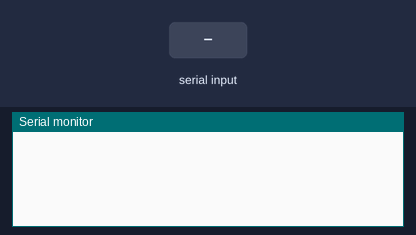
This sketch was run on a simulated Arduino Uno, built with avr-gcc and run on an emulated ATmega328P. Shown: the last lines printed to the serial monitor. The test bench sets the inputs (shaded band).

Above: at 1.2 s.
1.3 s: "dataChar" received over Serial
At 2.7 s:
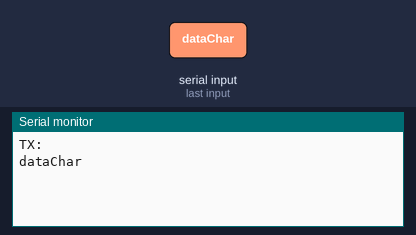
3.8 s: "dataChar" received over the second serial link
At 5.4 s:
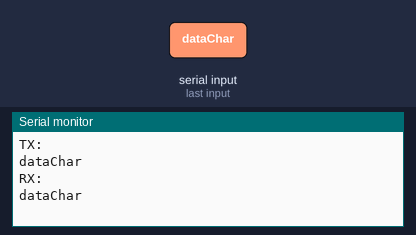
6.3 s: "byteData" received over Serial
At 7.7 s:
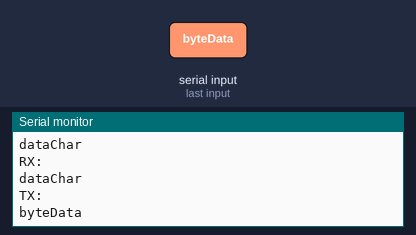
8.8 s: "1" received over the second serial link
At 10.3 s:
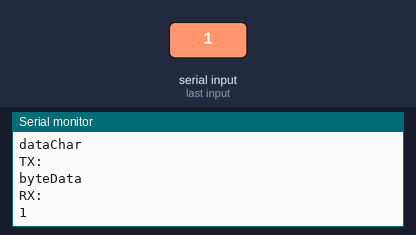

The sketch:

ESP_01S_Test_HS_to_SS.ino
```cpp
/*
*	ESP-01S Test: Hardware Serial (PC over USB to Arduino) to Software Serial (Arduino to ESP-01S)
*/


#include <SoftwareSerial.h>

#define AT_TIMEOUT 5000 // ms
SoftwareSerial esp(4, 3); // RX, TX(Arduino) -> TX, RX(ESP-01S)

String readStr = "";
String writeStr = "";
char charData[] = { 204,0,25,85,15,185 };
byte byteData[] = { 204,0,25,85,15,185 };


void setup()
{
	Serial.begin(9600);
	esp.begin(9600);
	while (!Serial);	// wait until Hardware Serial is ready
	while (!esp);		// wait until Software Serial is ready
}

void loop()
{

	readStr = "";
	writeStr = "";

	if (Serial.available())
	{
		writeStr = Serial.readString();
	}
	if (writeStr.length() > 0)
	{
		if (writeStr.startsWith("dataChar"))
		{
			esp.write(charData, 6);
		}
		else if (writeStr.startsWith("byteData"))
		{
			esp.write(byteData, 6);
		}
		else
		{
			esp.println(writeStr);
		}
		esp.flush();
		Serial.println("TX: ");
		Serial.println(writeStr);
		Serial.flush();
	}
	while (esp.available() > 0)
	{
		readStr = esp.readString();
	}

	if (readStr.length() > 0)
	{
		Serial.println("RX: ");
		Serial.println(readStr);
		Serial.flush();
	}

}

byte fakeTemp()
{
	return ((micros() % 2) > 0) ? 25 : 30;
}

byte fakeHum()
{
	return ((micros() % 2) > 0) ? 50 : 90;
}
```

Measured:
- after the input at 1.3 s, the serial monitor: prints a new line after 1.0 s (image 1)
- after the input at 3.8 s, the serial monitor: prints a new line after 1.0 s (image 2)
- after the input at 6.3 s, the serial monitor: prints a new line after 1.0 s (image 3)
- after the input at 8.8 s, the serial monitor: prints a new line after 1.0 s (image 4)
